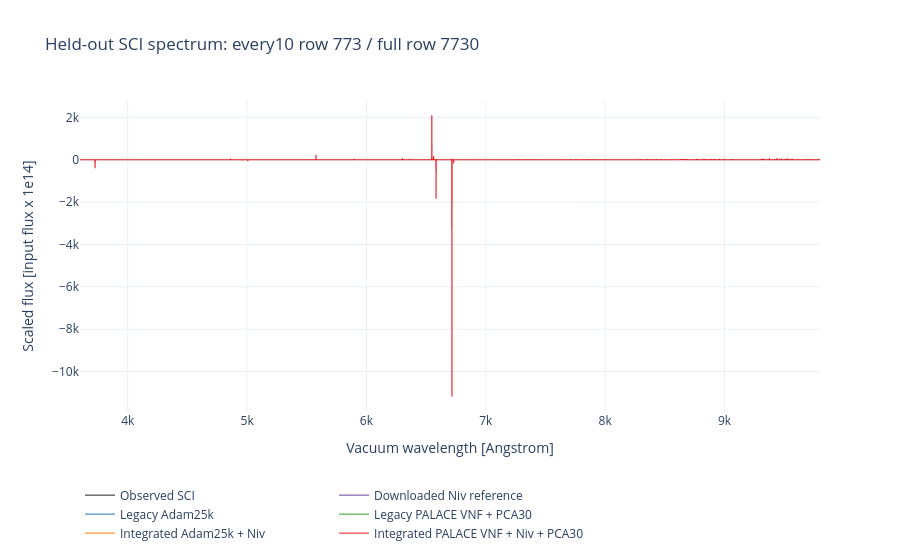

The notebook cell saved with this chart:
### Code cell
bestfits = {"Downloaded Niv reference": reference_bestfit}
bestfits.update({label: result.bestfit_lsf for label, result in fitted.items()})
figure = go.Figure()
figure.add_trace(go.Scattergl(
    x=wave, y=sample_flux, name="Observed SCI", line={"color": "#202020", "width": 1}
))
colours = ["#6a3d9a", "#1f78b4", "#33a02c", "#ff7f00", "#e31a1c"]
for (label, values), colour in zip(bestfits.items(), colours):
    figure.add_trace(go.Scattergl(
        x=wave, y=values, name=label, line={"color": colour, "width": 1}
    ))
figure.update_layout(
    title=f"Held-out SCI spectrum: every10 row {SAMPLE_ROW} / full row {FULL_SOURCE_ROW}",
    xaxis_title="Vacuum wavelength [Angstrom]",
    yaxis_title="Scaled flux [input flux x 1e14]",
    template="plotly_white",
    height=560,
    legend={"orientation": "h", "y": -0.22},
)
figure.show()

### Figure 1 — Plotly figure (JSON) as saved in the notebook; plotly's stock layout.template omitted (floating-point values rounded to 4 significant figures; data arrays with more than 128 entries replaced by an {"elided": "..."} marker saying what was removed)
{"data": [{"line": {"color": "#202020", "width": 1}, "name": "Observed SCI", "type": "scattergl", "x": {"elided": "12401 float values"}, "y": {"elided": "12401 float values"}}, {"line": {"color": "#6a3d9a", "width": 1}, "name": "Downloaded Niv reference", "type": "scattergl", "x": {"elided": "12401 float values"}, "y": {"elided": "12401 float values"}}, {"line": {"color": "#1f78b4", "width": 1}, "name": "Legacy Adam25k", "type": "scattergl", "x": {"elided": "12401 float values"}, "y": {"elided": "12401 float values"}}, {"line": {"color": "#33a02c", "width": 1}, "name": "Legacy PALACE VNF + PCA30", "type": "scattergl", "x": {"elided": "12401 float values"}, "y": {"elided": "12401 float values"}}, {"line": {"color": "#ff7f00", "width": 1}, "name": "Integrated Adam25k + Niv", "type": "scattergl", "x": {"elided": "12401 float values"}, "y": {"elided": "12401 float values"}}, {"line": {"color": "#e31a1c", "width": 1}, "name": "Integrated PALACE VNF + Niv + PCA30", "type": "scattergl", "x": {"elided": "12401 float values"}, "y": {"elided": "12401 float values"}}], "layout": {"height": 560, "legend": {"orientation": "h", "y": -0.22}, "title": {"text": "Held-out SCI spectrum: every10 row 773 / full row 7730"}, "xaxis": {"title": {"text": "Vacuum wavelength [Angstrom]"}}, "yaxis": {"title": {"text": "Scaled flux [input flux x 1e14]"}}}}
